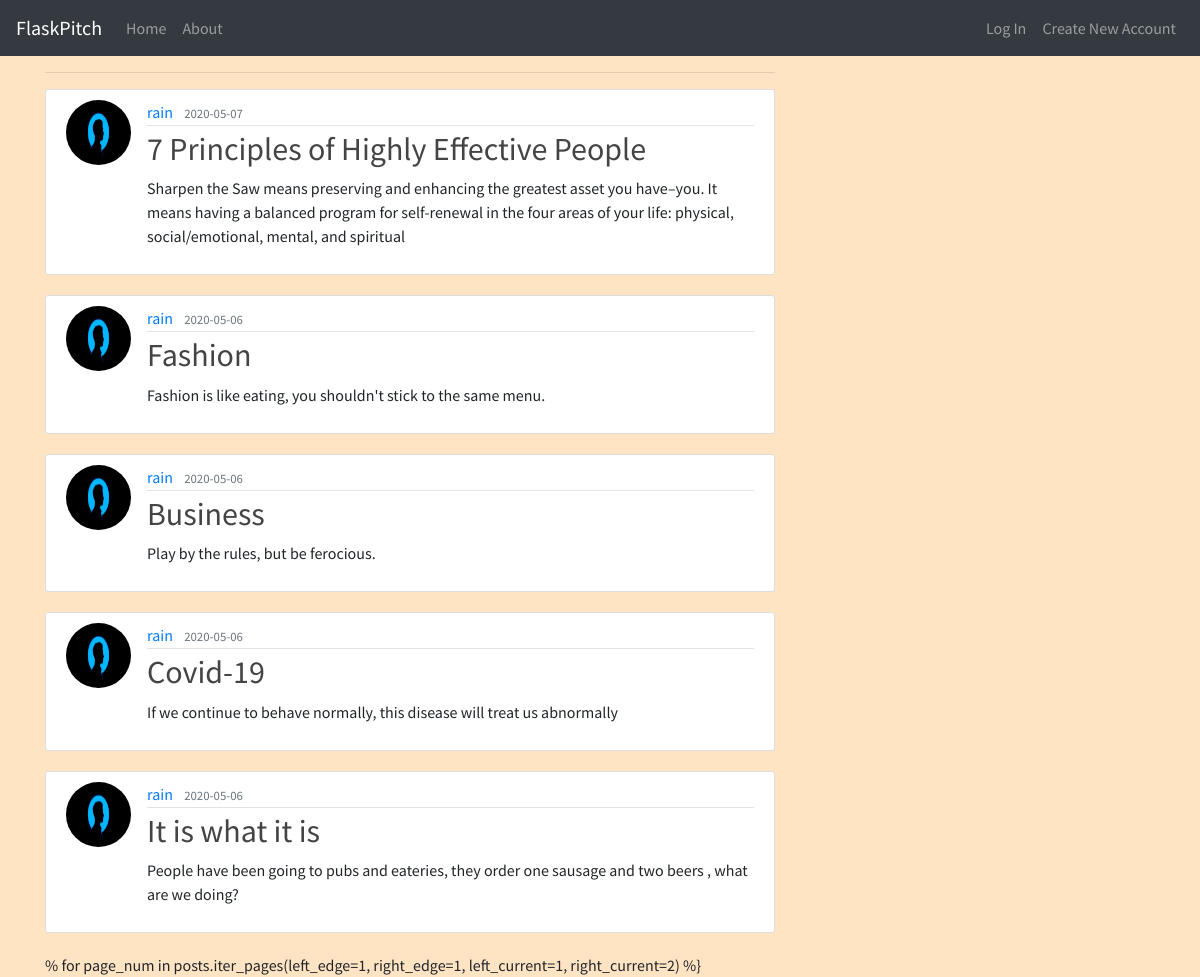
Page /home on the earlier database version.
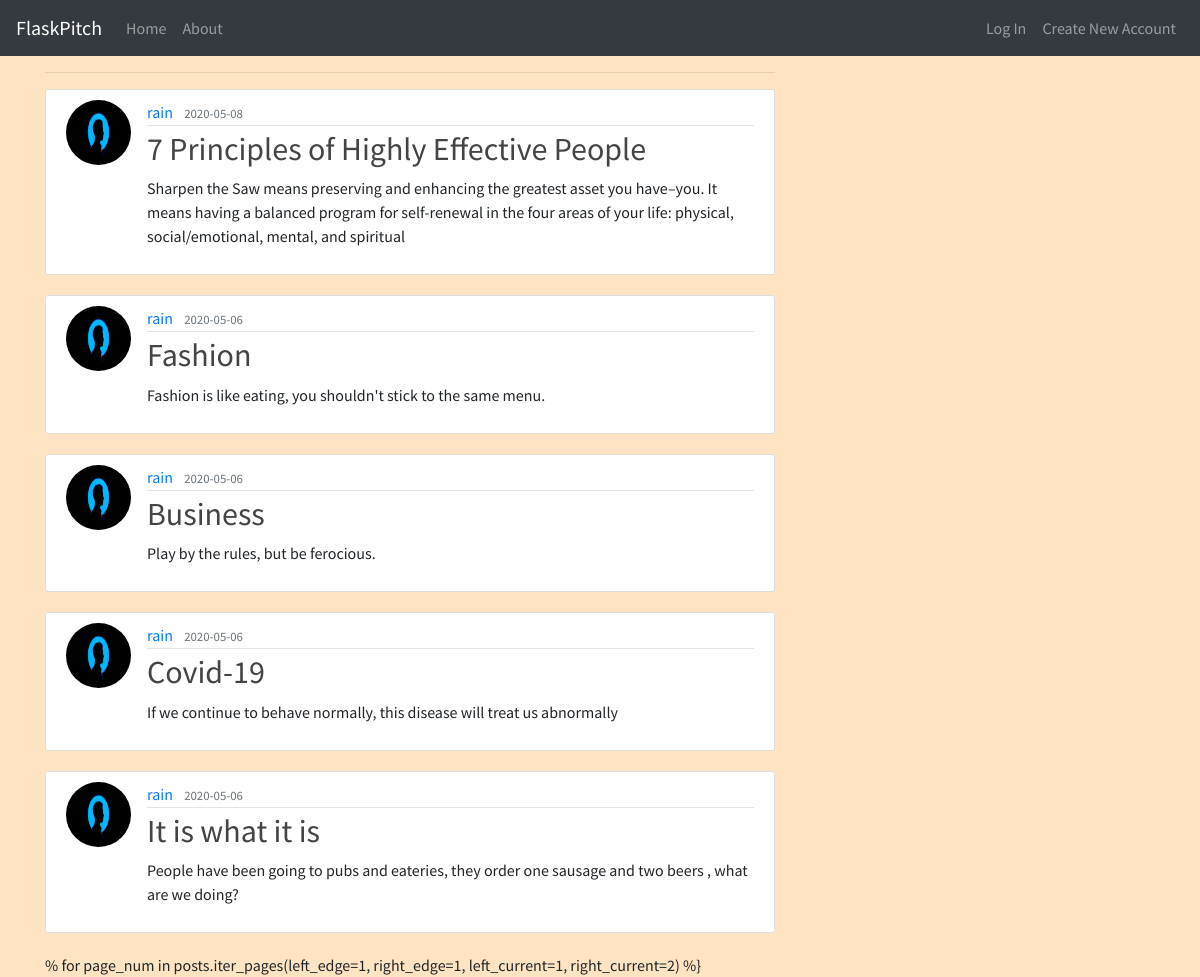
Same page on the later database version.
### app/models.py (models this page shows, shortened)
class Post(db.Model):
    id = db.Column(db.Integer, primary_key = True)
    title = db.Column(db.String(100), nullable = False)
    date_posted = db.Column(db.DateTime, nullable = False, default = datetime.utcnow)
    content = db.Column(db.Text, nullable =False)
    user_id = db.Column(db.Integer, db.ForeignKey('user.id'), nullable = False)

class User(db.Model, UserMixin):
    id = db.Column(db.Integer, primary_key = True)
    username = db.Column(db.String(20), unique= True, nullable = False )
    email = db.Column(db.String(120), unique= True, nullable = False )
    image_file = db.Column(db.String(20), nullable = False, default = 'default.jpeg' )
    password = db.Column(db.String(60), nullable = False )
    posts = db.relationship('Post', backref = 'author', lazy = True)

### app/main/views.py (the view)
@main.route("/")
@main.route("/home")
def home():
    page = request.args.get('page', 1, type=int)
    posts = Post.query.order_by(Post.date_posted.desc()).paginate(page=page, per_page=5)
    return render_template('home.html', posts=posts)

### app/templates/home.html (shortened to what this page needs)
{% extends 'index.html' %}
{% block content %}
<hr>
{% for post in posts.items %}
<article class="media content-section">
    <img class="rounded-circle article-img"
        src="{{ url_for('static', filename='css/images/'  + post.author.image_file) }}">
    <div class="media-body">
        <div class="article-metadata">
            <a class="mr-2"
                href="{{ url_for('users.user_posts', username=post.author.username) }}">{{ post.author.username }}</a>
            <small class="text-muted">{{ post.date_posted.strftime('%Y-%m-%d') }}</small>
        </div>
        <h2><a class="article-title" href="{{ url_for('posts.post', post_id=post.id) }}">{{ post.title }}</a></h2>
        <p class="article-content">{{ post.content }}</p>
    </div>
</article>
{% endfor %}
% for page_num in posts.iter_pages(left_edge=1, right_edge=1, left_current=1, right_current=2) %}
{% endblock %}

### app/templates/index.html (shortened to what this page needs)
<!DOCTYPE html>
<html lang="en">
<head>
    {% block styles%}
    <link rel="stylesheet" href="https://stackpath.bootstrapcdn.com/bootstrap/4.3.1/css/bootstrap.min.css"
>
    <link rel="stylesheet" type="text/css" href="{{ url_for('static', filename='css/styles.css') }}">
    {% endblock %}
</head>
<body>
    <nav class="navbar navbar-expand-lg navbar-dark bg-dark">
        <a class="navbar-brand" href="#">FlaskPitch</a>
        <div class="collapse navbar-collapse" id="navbarToggle">
            <div class="navbar-nav mr-auto">
              <a class="nav-item nav-link" href="{{ url_for('main.home') }}">Home</a>
              <a class="nav-item nav-link" href="{{ url_for('main.about') }}">About</a>
            </div>
            <div class="navbar-nav">
              {% if current_user.is_authenticated %}
                <a class="nav-item nav-link" href="{{ url_for('posts.new_post') }}">New Pitch</a>
                <a class="nav-item nav-link" href="{{ url_for('users.account') }}">My Profile</a>
                <a class="nav-item nav-link" href="{{ url_for('users.logout') }}">Log Out</a>
              {% else %}
                <a class="nav-item nav-link" href="{{ url_for('users.login') }}">Log In</a>
                <a class="nav-item nav-link" href="{{ url_for('users.register') }}">Create New Account</a>
              {% endif %}
            </div>
          </div>
    </nav>
    <main role="main" class="container">
        <div class="row">
            <div class="col-md-8">
                {% block content %} {% endblock %}
            </div>
        </div>
    </main>
</body>
</html>

### app/static/css/styles.css (style rules this page uses)
body { background-color: bisque; font-family: 'Source Sans Pro', sans-serif; }
.content-section { background: #ffffff; padding: 10px 20px; border: 1px solid #dddddd; border-radius: 3px; margin-bottom: 20px; }
.article-title { color: #444444; }
.article-content { white-space: pre-line; }
.article-img { height: 65px; width: 65px; margin-right: 16px; }
.article-metadata { padding-bottom: 1px; margin-bottom: 4px; border-bottom: 1px solid #e3e3e3 }

Differences in the rows shown:
changed Post "7 Principles of Highly Effective People": date_posted "2020-05-07" → "2020-05-08"
